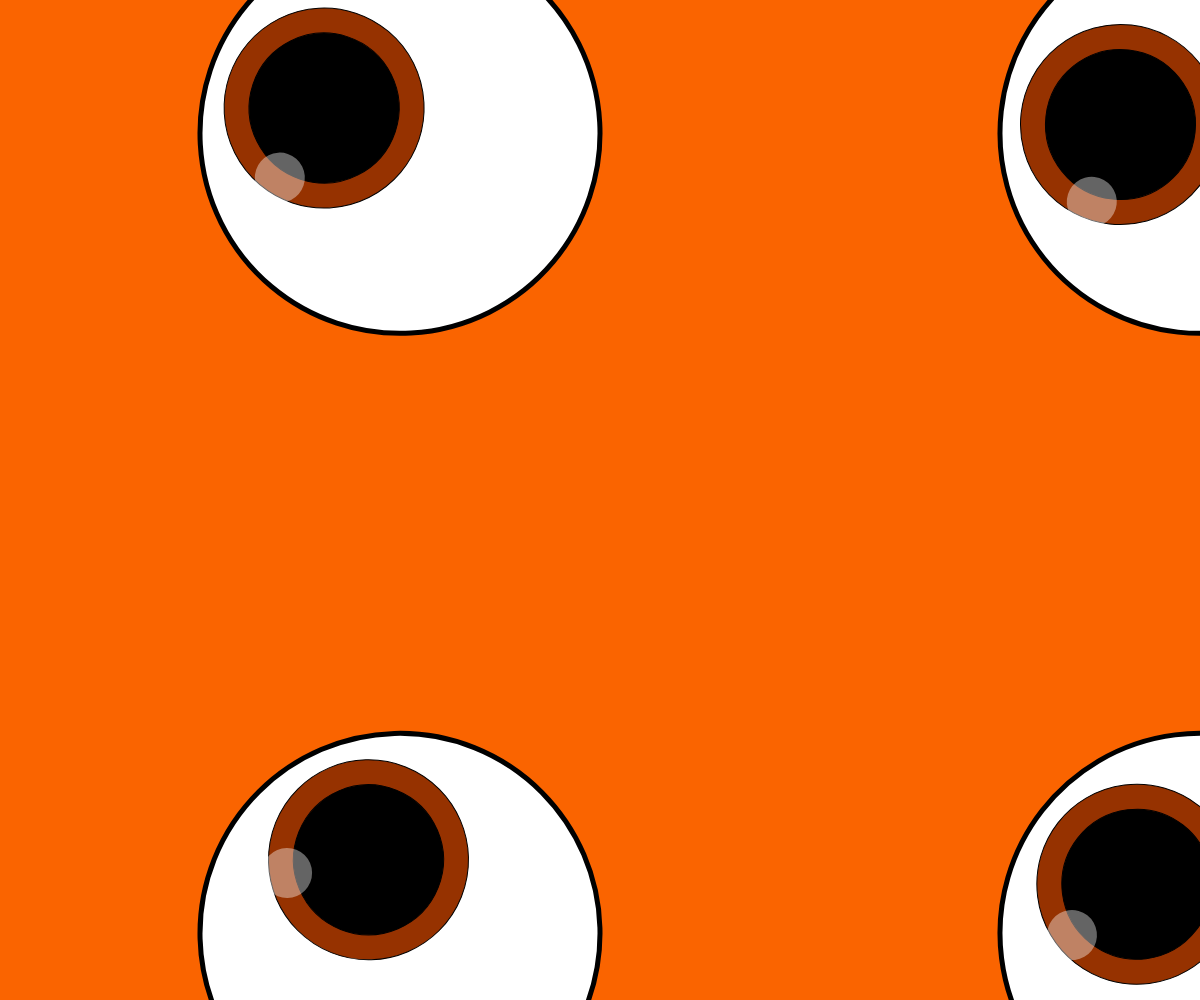
Frame 1 (no input)
Frame 60 (no input): identical to frame 1, image omitted
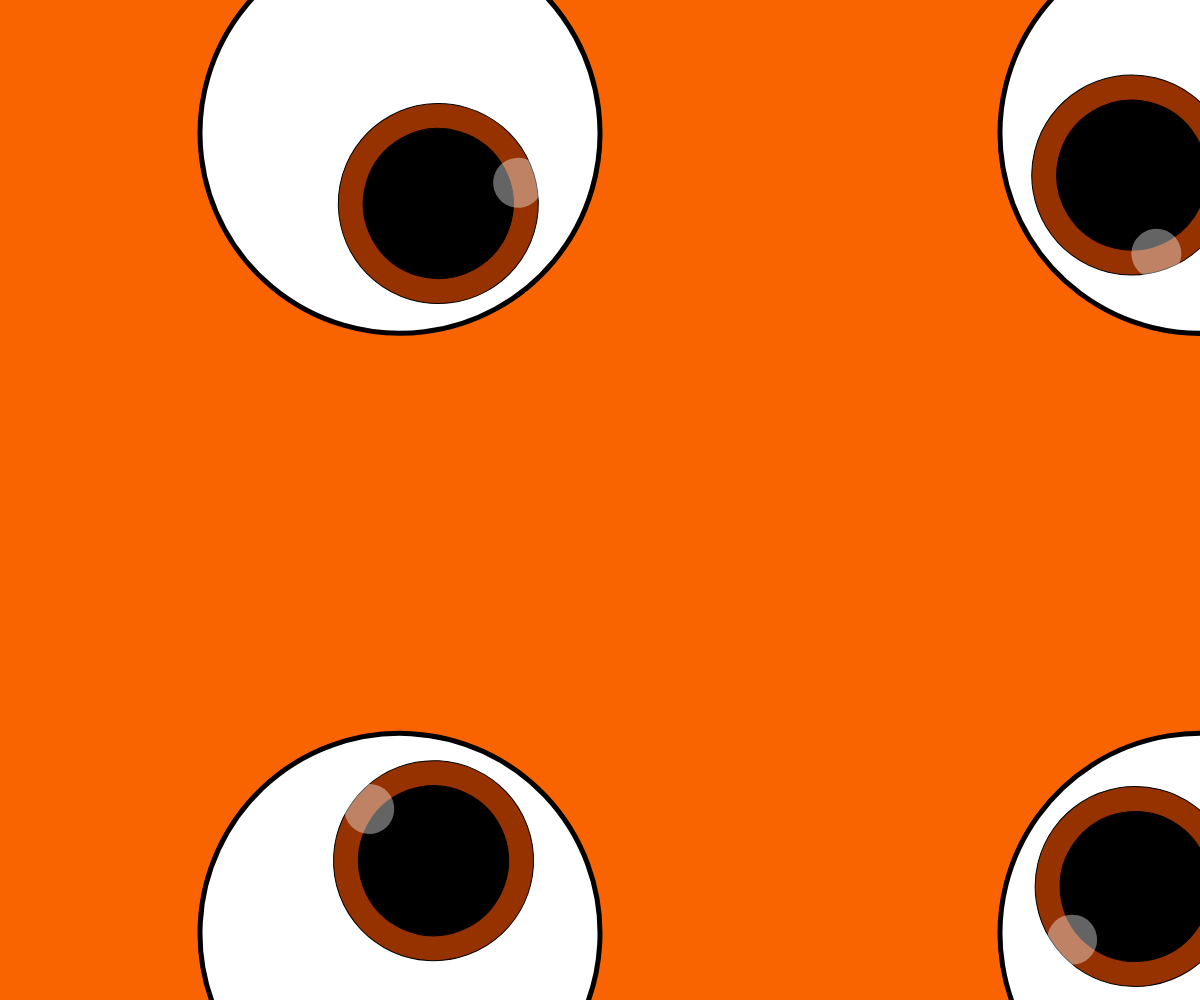
Frame 120 (the mouse pressed at the canvas centre since frame 60)

The p5.js sketch that drew these frames (run headless with seeded random() and noise() and a simulated clock; from frame 60 on, the mouse is pressed at the canvas centre):

// p5.js sketch
// ── sketch.js
var bb = [], res = 800
function setup() {
	createCanvas(window.innerWidth,window.innerHeight)
	background(250, 100, 0)
	//noStroke()
	var cols = width/res,
		rows = height/res
	for(var i =0; i< cols; i++){
		for(var j =0; j< rows; j++){
			b = new BBB(res/2+res*i,res/6+res*j)
			bb.push(b)			
		}	
	}
}

function draw() {
	strokeWeight(5)
	background(250, 100, 0)
	for(var i = 0; i< bb.length; i++){	
		bb[i].update(mouseX, mouseY)
		bb[i].display()	
	}
}

function BBB(x,y){
	this.loc = createVector(x,y);
	this.angle = 0;	
}

BBB.prototype = {	
	display : function(){
		push()
		translate(this.loc.x, this.loc.y)
		//console.log(this.angle)
		rotate(this.angle)
		if(dist(this.loc.x, this.loc.y, mouseX, mouseY) < res/4){
			fill(255, 0,0)
			ellipse(0,0,res/2)
			fill(255)
		}else{
			fill(255)
			ellipse(0,0,res/2)
			fill(150,50,0)
		}
		strokeWeight(1)
		ellipse(0,res/10,res/4)
		fill(0)
		ellipse(0,res/10,3*res/16)
		noStroke()
		fill(255, 100)
		ellipse(res/10,res/8,res/16)
		pop()
	},
	update(x,y){
		this.angle = -atan2(x-this.loc.x, y-this.loc.y)
	}
}
